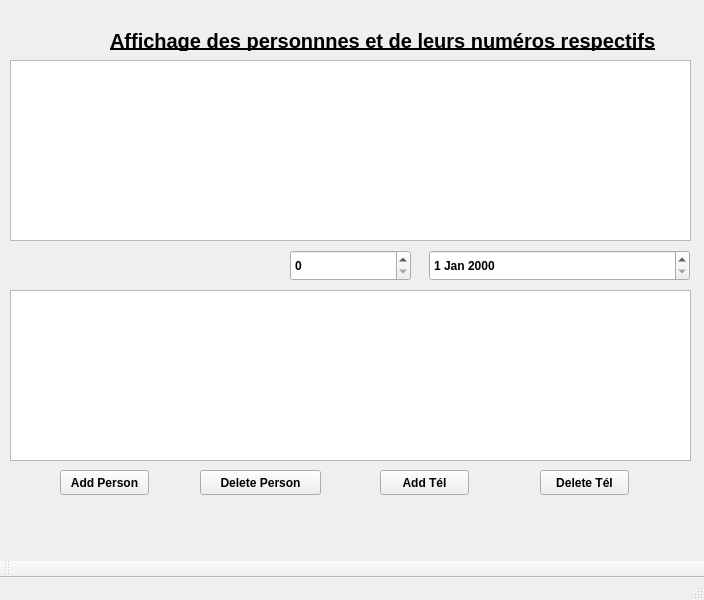
<?xml version="1.0" encoding="UTF-8"?>
<ui version="4.0">
 <class>MainWindow</class>
 <widget class="QMainWindow" name="MainWindow">
  <property name="geometry">
   <rect>
    <x>0</x>
    <y>0</y>
    <width>704</width>
    <height>600</height>
   </rect>
  </property>
  <property name="font">
   <font>
    <weight>75</weight>
    <bold>true</bold>
   </font>
  </property>
  <property name="windowTitle">
   <string>MainWindow</string>
  </property>
  <property name="styleSheet">
   <string notr="true"/>
  </property>
  <widget class="QWidget" name="centralwidget">
   <widget class="QLabel" name="label">
    <property name="geometry">
     <rect>
      <x>110</x>
      <y>30</y>
      <width>561</width>
      <height>21</height>
     </rect>
    </property>
    <property name="font">
     <font>
      <pointsize>15</pointsize>
      <weight>75</weight>
      <bold>true</bold>
      <underline>true</underline>
     </font>
    </property>
    <property name="text">
     <string>Affichage des personnnes et de leurs numéros respectifs</string>
    </property>
   </widget>
   <widget class="QTableView" name="vuePersonne">
    <property name="geometry">
     <rect>
      <x>10</x>
      <y>60</y>
      <width>681</width>
      <height>181</height>
     </rect>
    </property>
   </widget>
   <widget class="QTableView" name="vueTelephone">
    <property name="geometry">
     <rect>
      <x>10</x>
      <y>290</y>
      <width>681</width>
      <height>171</height>
     </rect>
    </property>
   </widget>
   <widget class="QPushButton" name="addperson">
    <property name="geometry">
     <rect>
      <x>60</x>
      <y>470</y>
      <width>89</width>
      <height>25</height>
     </rect>
    </property>
    <property name="text">
     <string>Add Person</string>
    </property>
   </widget>
   <widget class="QPushButton" name="deletepersonn">
    <property name="geometry">
     <rect>
      <x>200</x>
      <y>470</y>
      <width>121</width>
      <height>25</height>
     </rect>
    </property>
    <property name="text">
     <string>Delete Person</string>
    </property>
   </widget>
   <widget class="QPushButton" name="addtel">
    <property name="geometry">
     <rect>
      <x>380</x>
      <y>470</y>
      <width>89</width>
      <height>25</height>
     </rect>
    </property>
    <property name="text">
     <string>Add Tél</string>
    </property>
   </widget>
   <widget class="QPushButton" name="deletetel">
    <property name="geometry">
     <rect>
      <x>540</x>
      <y>470</y>
      <width>89</width>
      <height>25</height>
     </rect>
    </property>
    <property name="text">
     <string>Delete Tél</string>
    </property>
   </widget>
   <widget class="QSpinBox" name="spinBox">
    <property name="geometry">
     <rect>
      <x>290</x>
      <y>250</y>
      <width>121</width>
      <height>31</height>
     </rect>
    </property>
   </widget>
   <widget class="QDateEdit" name="dateEdit">
    <property name="geometry">
     <rect>
      <x>429</x>
      <y>250</y>
      <width>261</width>
      <height>31</height>
     </rect>
    </property>
   </widget>
  </widget>
  <widget class="QMenuBar" name="menubar">
   <property name="geometry">
    <rect>
     <x>0</x>
     <y>0</y>
     <width>704</width>
     <height>22</height>
    </rect>
   </property>
  </widget>
  <widget class="QStatusBar" name="statusbar"/>
  <widget class="QToolBar" name="toolBar">
   <property name="windowTitle">
    <string>toolBar</string>
   </property>
   <attribute name="toolBarArea">
    <enum>BottomToolBarArea</enum>
   </attribute>
   <attribute name="toolBarBreak">
    <bool>false</bool>
   </attribute>
  </widget>
 </widget>
 <resources/>
 <connections/>
</ui>
